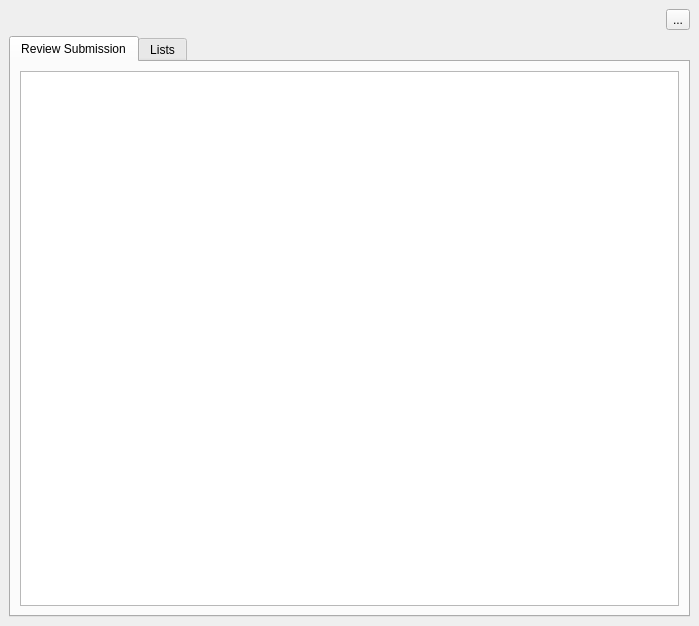
<?xml version="1.0" encoding="UTF-8"?>
<ui version="4.0">
 <class>BrowserWidget</class>
 <widget class="QMainWindow" name="BrowserWidget">
  <property name="geometry">
   <rect>
    <x>0</x>
    <y>0</y>
    <width>699</width>
    <height>626</height>
   </rect>
  </property>
  <property name="windowTitle">
   <string>Review Browser</string>
  </property>
  <widget class="QWidget" name="centralwidget">
   <layout class="QVBoxLayout" name="verticalLayout_main">
    <item>
     <layout class="QHBoxLayout" name="filtersLayout">
      <item>
       <spacer name="horizontalSpacer">
        <property name="orientation">
         <enum>Qt::Orientation::Horizontal</enum>
        </property>
        <property name="sizeHint" stdset="0">
         <size>
          <width>40</width>
          <height>20</height>
         </size>
        </property>
       </spacer>
      </item>
      <item>
       <widget class="QToolButton" name="toolButton">
        <property name="text">
         <string>...</string>
        </property>
       </widget>
      </item>
     </layout>
    </item>
    <item>
     <widget class="QTabWidget" name="tabWidget">
      <property name="currentIndex">
       <number>0</number>
      </property>
      <widget class="QWidget" name="tabReviewSubmission">
       <attribute name="title">
        <string>Review Submission</string>
       </attribute>
       <layout class="QHBoxLayout" name="reviewSubmissionLayout">
        <item>
         <widget class="QTableView" name="tableView_review_versions"/>
        </item>
       </layout>
      </widget>
      <widget class="QWidget" name="tabLists">
       <attribute name="title">
        <string>Lists</string>
       </attribute>
       <layout class="QHBoxLayout" name="listsLayout">
        <item>
         <widget class="QSplitter" name="splitterLists">
          <property name="orientation">
           <enum>Qt::Orientation::Horizontal</enum>
          </property>
          <widget class="QWidget" name="leftWidget">
           <layout class="QVBoxLayout" name="leftLayout">
            <item>
             <widget class="QLineEdit" name="searchLineEdit">
              <property name="placeholderText">
               <string>Search lists...</string>
              </property>
             </widget>
            </item>
            <item>
             <widget class="QListView" name="listView"/>
            </item>
           </layout>
          </widget>
          <widget class="QTableView" name="tableView_list_versions"/>
         </widget>
        </item>
       </layout>
      </widget>
     </widget>
    </item>
   </layout>
  </widget>

 </widget>
 <resources/>
 <connections/>
</ui>
